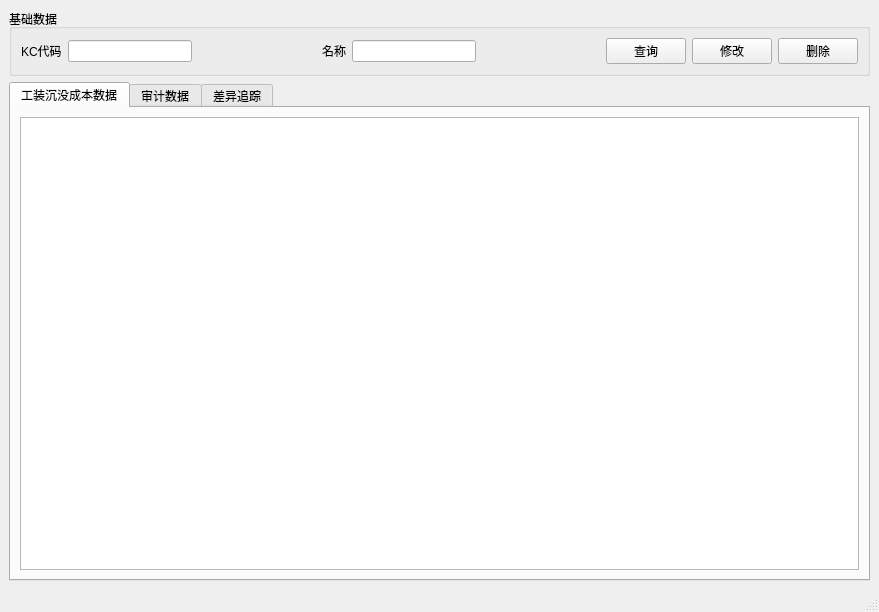
<?xml version="1.0" encoding="UTF-8"?>
<ui version="4.0">
 <class>MainWindow</class>
 <widget class="QMainWindow" name="MainWindow">
  <property name="geometry">
   <rect>
    <x>0</x>
    <y>0</y>
    <width>879</width>
    <height>612</height>
   </rect>
  </property>
  <property name="sizePolicy">
   <sizepolicy hsizetype="Fixed" vsizetype="Preferred">
    <horstretch>0</horstretch>
    <verstretch>0</verstretch>
   </sizepolicy>
  </property>
  <property name="windowTitle">
   <string>MainWindow</string>
  </property>
  <widget class="QWidget" name="centralwidget">
   <layout class="QVBoxLayout" name="verticalLayout">
    <item>
     <widget class="QGroupBox" name="baseinfo">
      <property name="maximumSize">
       <size>
        <width>16777215</width>
        <height>353</height>
       </size>
      </property>
      <property name="sizeIncrement">
       <size>
        <width>0</width>
        <height>0</height>
       </size>
      </property>
      <property name="title">
       <string>基础数据</string>
      </property>
      <layout class="QHBoxLayout" name="horizontalLayout">
       <item>
        <widget class="QLabel" name="KCcode">
         <property name="text">
          <string>KC代码</string>
         </property>
        </widget>
       </item>
       <item>
        <widget class="QLineEdit" name="lineEdit"/>
       </item>
       <item>
        <spacer name="horizontalSpacer">
         <property name="orientation">
          <enum>Qt::Horizontal</enum>
         </property>
         <property name="sizeHint" stdset="0">
          <size>
           <width>40</width>
           <height>20</height>
          </size>
         </property>
        </spacer>
       </item>
       <item>
        <widget class="QLabel" name="s_name">
         <property name="text">
          <string>名称</string>
         </property>
        </widget>
       </item>
       <item>
        <widget class="QLineEdit" name="lineEdit_2"/>
       </item>
       <item>
        <spacer name="horizontalSpacer_2">
         <property name="orientation">
          <enum>Qt::Horizontal</enum>
         </property>
         <property name="sizeHint" stdset="0">
          <size>
           <width>40</width>
           <height>20</height>
          </size>
         </property>
        </spacer>
       </item>
       <item>
        <widget class="QPushButton" name="pushButton_cha">
         <property name="text">
          <string>查询</string>
         </property>
        </widget>
       </item>
       <item>
        <widget class="QPushButton" name="pushButton_gai">
         <property name="text">
          <string>修改</string>
         </property>
        </widget>
       </item>
       <item>
        <widget class="QPushButton" name="pushButton_shan">
         <property name="text">
          <string>删除</string>
         </property>
        </widget>
       </item>
      </layout>
     </widget>
    </item>
    <item>
     <widget class="QTabWidget" name="tabWidget">
      <property name="currentIndex">
       <number>0</number>
      </property>
      <widget class="QWidget" name="tab">
       <attribute name="title">
        <string>工装沉没成本数据</string>
       </attribute>
       <layout class="QGridLayout" name="gridLayout">
        <item row="0" column="0">
         <widget class="QTableView" name="tableView"/>
        </item>
       </layout>
      </widget>
      <widget class="QWidget" name="tab_2">
       <attribute name="title">
        <string>审计数据</string>
       </attribute>
       <layout class="QGridLayout" name="gridLayout_2">
        <item row="0" column="0">
         <widget class="QTableView" name="tableView_2"/>
        </item>
       </layout>
      </widget>
      <widget class="QWidget" name="tab_3">
       <attribute name="title">
        <string>差异追踪</string>
       </attribute>
       <layout class="QGridLayout" name="gridLayout_3">
        <item row="0" column="0">
         <widget class="QTableView" name="tableView_3"/>
        </item>
       </layout>
      </widget>
     </widget>
    </item>
   </layout>
  </widget>
  <widget class="QMenuBar" name="menubar">
   <property name="geometry">
    <rect>
     <x>0</x>
     <y>0</y>
     <width>879</width>
     <height>23</height>
    </rect>
   </property>
  </widget>
  <widget class="QStatusBar" name="statusbar"/>
 </widget>
 <resources/>
 <connections/>
</ui>
